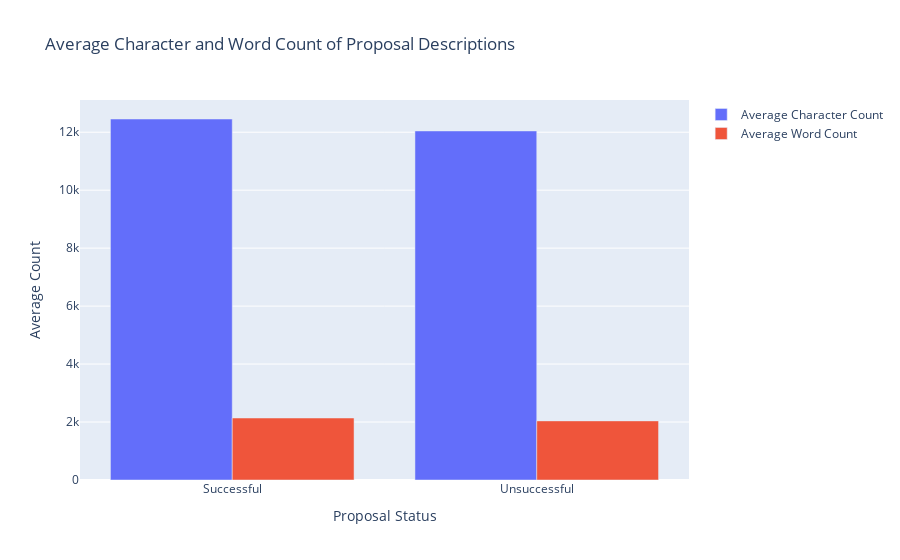

The cell this chart's notebook holds for it:
### Markdown cell above
#### Does the successful grant depend on the length of the proposal?

### Code cell
import pandas as pd
import plotly.graph_objs as go

# Load the datasets
topics_df = pd.read_csv('stip_topics_data.csv')
detail_df = pd.read_csv('stip_detail_data_cleaned.csv')

# Convert "Topic ID" to string/object type in both datasets
topics_df['Topic ID'] = topics_df['Topic ID'].astype(str)
detail_df['Topic ID'] = detail_df['Topic ID'].astype(str)

# Merge datasets based on Topic ID
merged_df = pd.merge(topics_df, detail_df, on='Topic ID')

# Filter successful and unsuccessful proposals
successful_proposals = merged_df[merged_df['Status'] == 'Passed']
unsuccessful_proposals = merged_df[merged_df['Status'] != 'Passed']

# Calculate the average length of successful and unsuccessful proposals in terms of characters and words
avg_char_length_successful = successful_proposals['Description'].str.replace(' ', '').apply(len).mean()
avg_char_length_unsuccessful = unsuccessful_proposals['Description'].str.replace(' ', '').apply(len).mean()
avg_word_length_successful = successful_proposals['Description'].str.split().apply(len).mean()
avg_word_length_unsuccessful = unsuccessful_proposals['Description'].str.split().apply(len).mean()

# Create grouped bar chart for average character count and average word count
categories = ['Successful', 'Unsuccessful']
char_counts = [round(avg_char_length_successful), round(avg_char_length_unsuccessful)]
word_counts = [round(avg_word_length_successful), round(avg_word_length_unsuccessful)]

fig = go.Figure(data=[
    go.Bar(name='Average Character Count', x=categories, y=char_counts),
    go.Bar(name='Average Word Count', x=categories, y=word_counts)
])

# Update layout
fig.update_layout(barmode='group', title='Average Character and Word Count of Proposal Descriptions',
                  xaxis=dict(title='Proposal Status'), yaxis=dict(title='Average Count'))

# Show the grouped bar chart
fig.show()
fig.write_html("Impact of Proposal Length on Grant Success.html")

### Figure 1 — Plotly figure (JSON) as saved in the notebook; plotly's stock layout.template omitted (floating-point values rounded to 4 significant figures)
{"data": [{"name": "Average Character Count", "type": "bar", "x": ["Successful", "Unsuccessful"], "y": [12456, 12044]}, {"name": "Average Word Count", "type": "bar", "x": ["Successful", "Unsuccessful"], "y": [2139, 2040]}], "layout": {"barmode": "group", "title": {"text": "Average Character and Word Count of Proposal Descriptions"}, "xaxis": {"title": {"text": "Proposal Status"}}, "yaxis": {"title": {"text": "Average Count"}}}}
